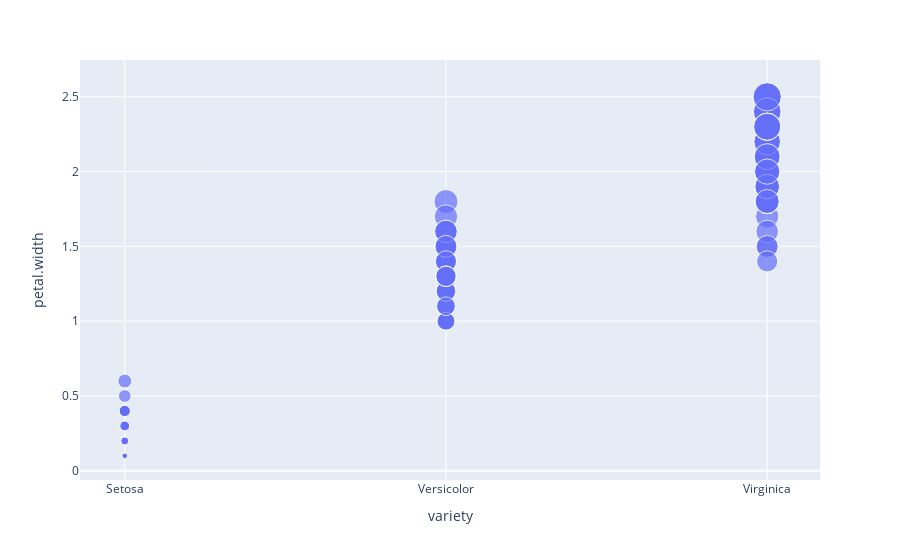

The cell this chart's notebook holds for it:
### Code cell
px.scatter(iris,x='variety',y='petal.width',size='petal.width')

### Figure 1 — Plotly figure (JSON) as saved in the notebook; plotly's stock layout.template omitted (floating-point values rounded to 4 significant figures; data arrays with more than 128 entries replaced by an {"elided": "..."} marker saying what was removed)
{"data": [{"hovertemplate": "variety=%{x}<br>petal.width=%{marker.size}<extra></extra>", "legendgroup": "", "marker": {"color": "#636efa", "size": {"elided": "150 float values"}, "sizemode": "area", "sizeref": 0.00625, "symbol": "circle"}, "mode": "markers", "name": "", "orientation": "v", "showlegend": false, "type": "scatter", "x": {"elided": "150 str values"}, "xaxis": "x", "y": {"elided": "150 float values"}, "yaxis": "y"}], "layout": {"legend": {"itemsizing": "constant", "tracegroupgap": 0}, "margin": {"t": 60}, "xaxis": {"anchor": "y", "domain": [0, 1], "title": {"text": "variety"}}, "yaxis": {"anchor": "x", "domain": [0, 1], "title": {"text": "petal.width"}}}}
